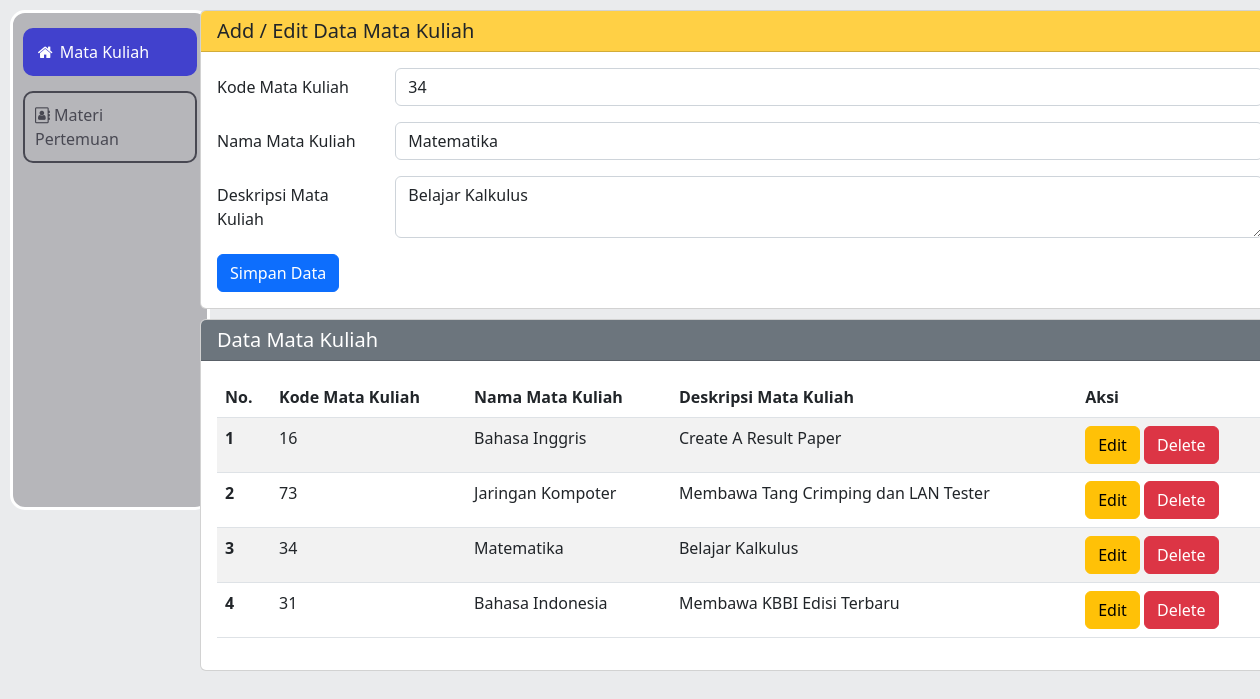
/index.php?op=edit&id=8, run on the app's committed database.
### tables this page shows
CREATE TABLE `matakuliah` (
  `id` int(5) NOT NULL,
  `kd_mk` int(11) NOT NULL,
  `nm_mk` varchar(64) NOT NULL,
  `ds_mk` varchar(255) NOT NULL
);

### index.php (the view, shortened to what this page needs)
<?php
include('config/configuration.php');
include('style/sidebar.php');
$kode = "";
$nama = "";
$desc = "";
if(isset($_GET['op'])){
    $op = $_GET['op'];
} else {
    $op = "";
}
if($op == 'edit'){
    $id = $_GET['id'];
    $sql1 = "select * from matakuliah where id = '$id'";
    $q1 = mysqli_query($koneksi, $sql1);
    $r1 = mysqli_fetch_array($q1);
    $kode = $r1['kd_mk'];
    $nama = $r1['nm_mk'];
    $desc = $r1['ds_mk'];
}
?>
<!DOCTYPE html>
<html lang="en">
<head>
    <link href="https://cdn.jsdelivr.net/npm/bootstrap@5.2.2/dist/css/bootstrap.min.css" rel="stylesheet">
</head>
<body>
    <div class="mx-auto ">
        <div class="card">
            <h5 class="card-header bg-warning bg-opacity-75">Add / Edit Data Mata Kuliah</h5>
            <div class="card-body">
                <form action="" method="POST">
                    <div class="mb-3 row">
                        <label for="kode" class="col-sm-2 col-form-label">Kode Mata Kuliah</label>
                        <div class="col-sm-10">
                            <input required type="text" class="form-control" id="kode" name="kode" value="<?php echo $kode ?>">
                        </div>
                    </div>
                    <div class="mb-3 row">
                        <label for="nama" class="col-sm-2 col-form-label">Nama Mata Kuliah</label>
                        <div class="col-sm-10">
                            <input required type="text" class="form-control" id="nama" name="nama" value="<?php echo $nama ?>">
                        </div>
                    </div>
                    <div class="mb-3 row">
                        <label for="desc" class="col-sm-2 col-form-label">Deskripsi Mata Kuliah</label>
                        <div class="col-sm-10">
                            <textarea  required type="text" class="form-control" id="desc" name="desc"><?php echo $desc ?></textarea>
                        </div>
                    </div>
                    <div class="col-12">
                        <input type="submit" value="Simpan Data" name="simpan" class="btn btn-primary">
                    </div>
                </form>
            </div>
        </div>
        <div class="card">
            <h5 class="card-header text-white bg-secondary">Data Mata Kuliah</h5>
            <div class="card-body">
                <table class="table table-striped">
                    <thead>
                        <tr>
                            <th scope="col">No.</th>
                            <th scope="col">Kode Mata Kuliah</th>
                            <th scope="col">Nama Mata Kuliah</th>
                            <th scope="col">Deskripsi Mata Kuliah</th>
                            <th scope="col">Aksi</th>
                        </tr>
                    </thead>
                    <tbody>
                        <?php
                        $sql2 = "select * from matakuliah order by id desc";
                        $q2 = mysqli_query($koneksi, $sql2);
                        $urut = 1;
                        while($r2 = mysqli_fetch_array($q2)){
                            $id = $r2['id'];
                            $kode = $r2['kd_mk'];
                            $nama = $r2['nm_mk'];
                            $desc = $r2['ds_mk'];
                            ?>
                            <tr>
                                <th scope="row"><?php echo $urut++ ?></th>
                                <td scope="row"><?php echo $kode ?></td>
                                <td scope="row"><?php echo $nama ?></td>
                                <td scope="row"><?php echo $desc ?></td>
                                <td scope="row">
                                    <a href="index.php?op=edit&id=<?php echo $id ?>"><button type="button" class="btn btn-warning">Edit</button></a>
                                    <a href="index.php?op=delete&id=<?php echo $id?>" onclick="return confirm('Yakin Mau Delete Data?')"><button type="button" class="btn btn-danger">Delete</button></a>
                                </td>
                            </tr>
                            <?php
                        }
                        ?>
                    </tbody>
                </table>
            </div>
        </div>
    </div>
</body>
</html>

### index.php (style rules this page uses)
.mx-auto { max-width: 1100px; }
.card { margin: 10px; left: 10%; }
body { background-color: #eaebed; }

### data on the page
matakuliah: kode "34", nama "Matematika", desc "Belajar Kalkulus", kd_mk "34", nm_mk "Matematika", ds_mk "Belajar Kalkulus"
matakuliah: kd_mk "16", nm_mk "Bahasa Inggris", ds_mk "Create A Result Paper"
matakuliah: kd_mk "73", nm_mk "Jaringan Kompoter", ds_mk "Membawa Tang Crimping dan LAN Tester"
matakuliah: kd_mk "31", nm_mk "Bahasa Indonesia", ds_mk "Membawa KBBI Edisi Terbaru"
